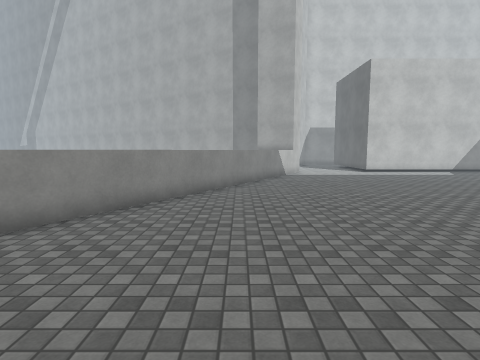
[1] (above)

18 first-person views from a walk through a scene from a Unity 3-D project. The camera is 1.5 m above the floor, tilts 6° down and sees 80° across. The floor is counted in squares, 1 m on a side. Each view is taken from the middle of a square. On the plan, view 1 faces up. The plan holds only what a view shows up to about 14 squares ahead; the rest is blank. The place goes on beyond the plan. Surface patterns are stand-ins for the level's own textures.

[2]
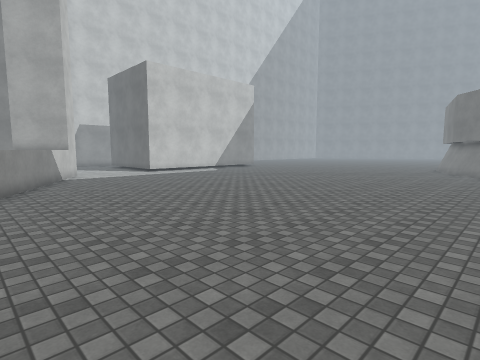

[3]
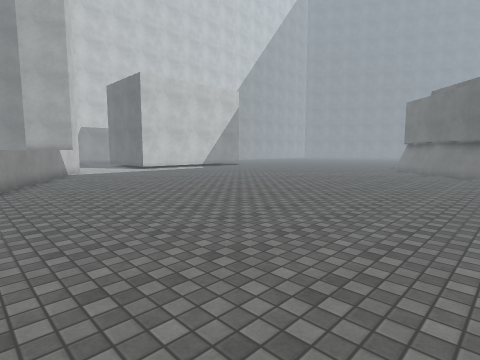

[4]
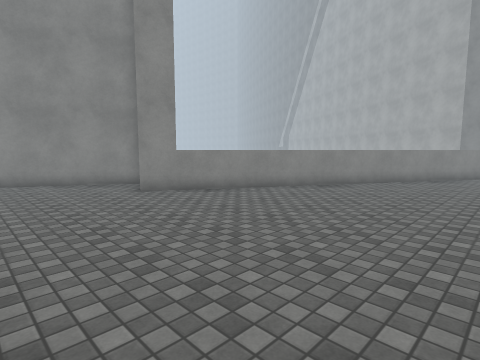

[5]
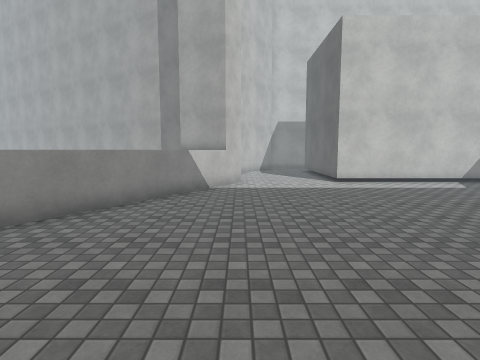

[6]
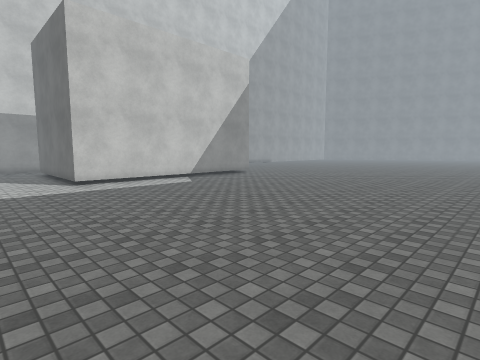

[7]
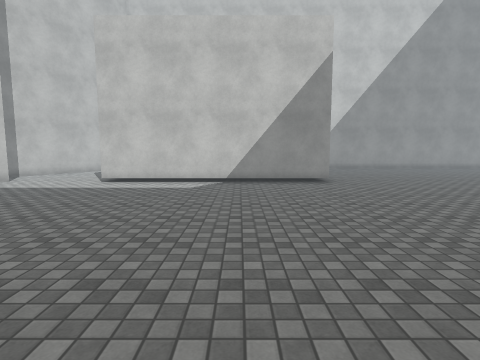

[8]
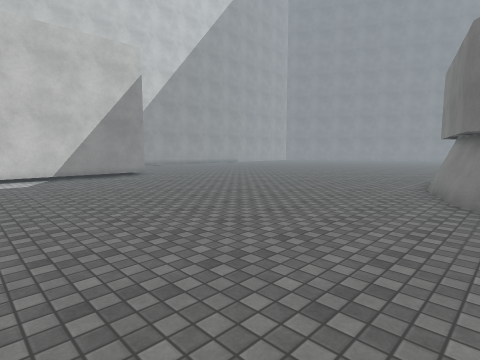

[9]
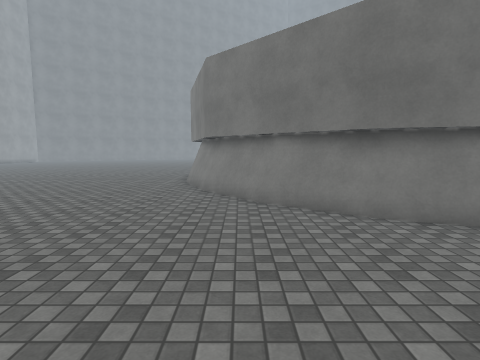

[10]
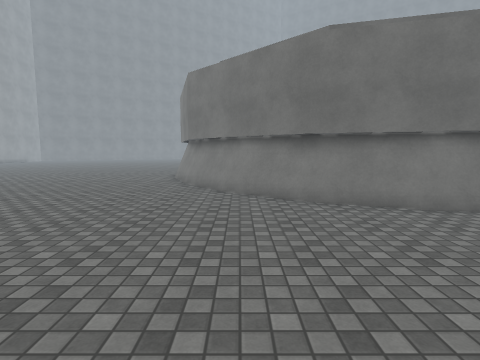

[11]
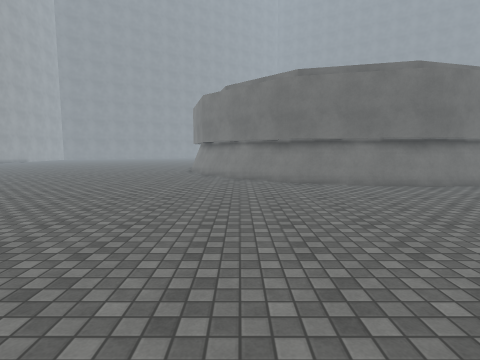

[12]
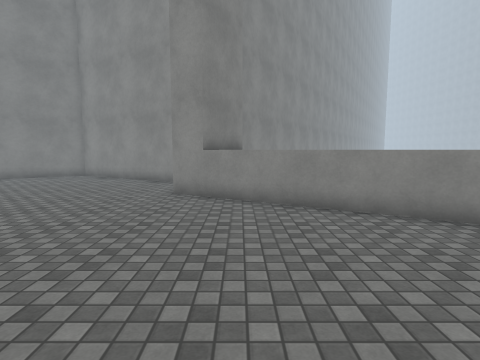

[13]
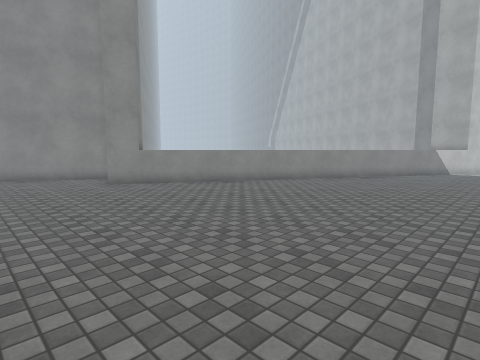

[14]
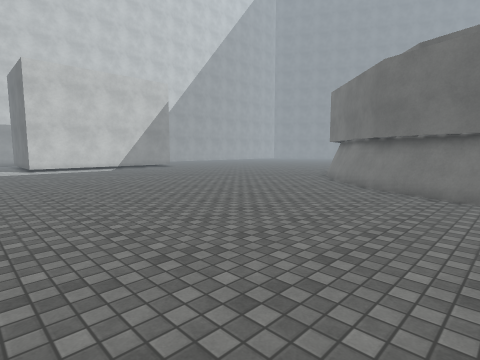

[15]
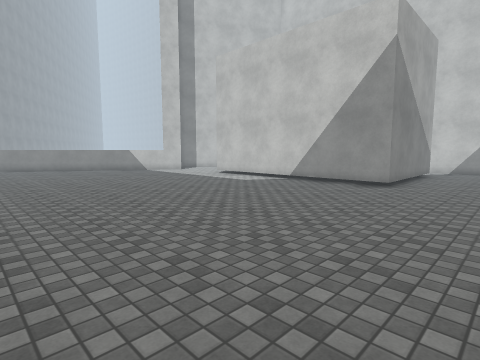

[16]
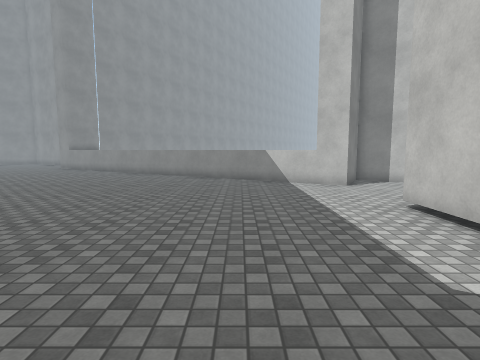

[17]
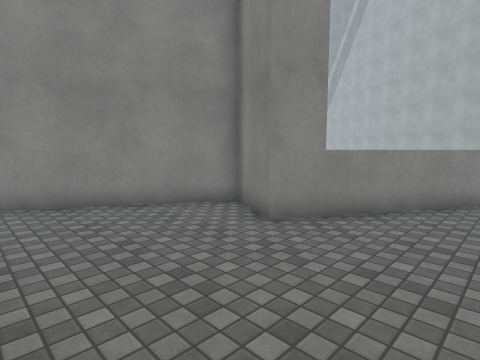

[18]
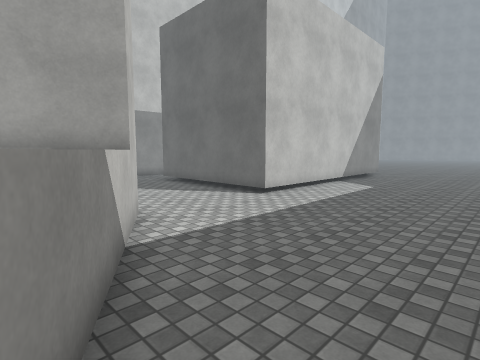

### Floor plan
Key: @ floor where view 1 was taken; # wall or solid block; . floor; ^ raised ledge; v drop or lower ground.
Columns run from 11 left of view 1 to 24 right of it. Each row starts with its distance up from view 1.
 21              #......#         #...
 20             ###.....#         #.....
 19              ^##....###########.....
 18               ^.....................
 17              ^......................
 16              ^.....................
 15             ^......................
 14            ^^.......................
 13            ^........................
 12           ^^........................
 11           ^.........................
 10          ^..........................
  9          ^..........................
  8         ^...........................
  7        ^^...........................
  6        ^............................
  5       ^^.........................###
  4 v     ^........................####
  3 #  #^^........................###
  2  ####^.......................##
  1  #.##.......................##
  0 ##.........@...............###
 -1 #..........................##
 -2 #..........................#
 -3 ..........................##
 -4 ....... ..................##

Where each view was taken, in squares from view 1:
view 1: 0 up, 0 right, facing up
view 2: 1 up, 1 left, facing up-right
view 3: 2 down, 2 left, facing up-right
view 4: 4 down, 3 right, facing up-left
view 5: 6 up, 4 right, facing up
view 6: 6 up, 5 right, facing up-right
view 7: 6 up, 15 right, facing up
view 8: 3 up, 11 right, facing up-right
view 9: 3 up, 10 right, facing right
view 10: 2 up, 8 right, facing right
view 11: 2 up, 3 right, facing right
view 12: 3 up, 3 right, facing left
view 13: 4 down, 6 right, facing up-left
view 14: 4 down, 5 right, facing up-right
view 15: 7 up, 23 right, facing up-left
view 16: 15 up, 16 right, facing left
view 17: 4 down, 3 left, facing up-left
view 18: 13 up, 1 right, facing up-right
